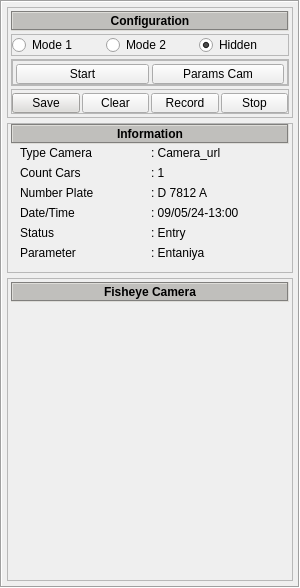
       <widget class="QFrame" name="frame_4">
        <property name="minimumSize">
         <size>
          <width>300</width>
          <height>50</height>
         </size>
        </property>
        <property name="maximumSize">
         <size>
          <width>300</width>
          <height>850</height>
         </size>
        </property>
        <property name="frameShape">
         <enum>QFrame::Box</enum>
        </property>
        <property name="frameShadow">
         <enum>QFrame::Sunken</enum>
        </property>
        <layout class="QVBoxLayout" name="verticalLayout_14">
         <property name="spacing">
          <number>5</number>
         </property>
         <property name="leftMargin">
          <number>5</number>
         </property>
         <property name="topMargin">
          <number>5</number>
         </property>
         <property name="rightMargin">
          <number>5</number>
         </property>
         <property name="bottomMargin">
          <number>5</number>
         </property>
         <item>
          <widget class="QFrame" name="frame_15">
           <property name="minimumSize">
            <size>
             <width>0</width>
             <height>0</height>
            </size>
           </property>
           <property name="maximumSize">
            <size>
             <width>16777215</width>
             <height>120</height>
            </size>
           </property>
           <property name="frameShape">
            <enum>QFrame::StyledPanel</enum>
           </property>
           <property name="frameShadow">
            <enum>QFrame::Raised</enum>
           </property>
           <layout class="QVBoxLayout" name="verticalLayout_6">
            <property name="spacing">
             <number>3</number>
            </property>
            <property name="leftMargin">
             <number>3</number>
            </property>
            <property name="topMargin">
             <number>3</number>
            </property>
            <property name="rightMargin">
             <number>3</number>
            </property>
            <property name="bottomMargin">
             <number>3</number>
            </property>
            <item>
             <widget class="QLabel" name="label_14">
              <property name="minimumSize">
               <size>
                <width>0</width>
                <height>20</height>
               </size>
              </property>
              <property name="maximumSize">
               <size>
                <width>16777215</width>
                <height>20</height>
               </size>
              </property>
              <property name="font">
               <font>
                <weight>75</weight>
                <bold>true</bold>
               </font>
              </property>
              <property name="styleSheet">
               <string notr="true">background-color: rgb(192, 191, 188);</string>
              </property>
              <property name="frameShape">
               <enum>QFrame::Box</enum>
              </property>
              <property name="frameShadow">
               <enum>QFrame::Sunken</enum>
              </property>
              <property name="text">
               <string>Configuration</string>
              </property>
              <property name="alignment">
               <set>Qt::AlignCenter</set>
              </property>
             </widget>
            </item>
            <item>
             <widget class="QFrame" name="frame_19">
              <property name="maximumSize">
               <size>
                <width>16777215</width>
                <height>30</height>
               </size>
              </property>
              <property name="frameShape">
               <enum>QFrame::StyledPanel</enum>
              </property>
              <property name="frameShadow">
               <enum>QFrame::Raised</enum>
              </property>
              <layout class="QHBoxLayout" name="horizontalLayout_9">
               <property name="spacing">
                <number>5</number>
               </property>
               <property name="leftMargin">
                <number>0</number>
               </property>
               <property name="topMargin">
                <number>0</number>
               </property>
               <property name="rightMargin">
                <number>0</number>
               </property>
               <property name="bottomMargin">
                <number>0</number>
               </property>
               <item>
                <widget class="QRadioButton" name="btn_radio_mode1">
                 <property name="text">
                  <string>Mode 1</string>
                 </property>
                </widget>
               </item>
               <item>
                <widget class="QRadioButton" name="btn_radio_mode2">
                 <property name="text">
                  <string>Mode 2</string>
                 </property>
                </widget>
               </item>
               <item>
                <widget class="QRadioButton" name="btn_radio_hidden">
                 <property name="text">
                  <string>Hidden</string>
                 </property>
                 <property name="checkable">
                  <bool>true</bool>
                 </property>
                 <property name="checked">
                  <bool>true</bool>
                 </property>
                 <property name="autoRepeat">
                  <bool>false</bool>
                 </property>
                </widget>
               </item>
              </layout>
             </widget>
            </item>
            <item>
             <widget class="QFrame" name="frame_13">
              <property name="frameShape">
               <enum>QFrame::StyledPanel</enum>
              </property>
              <property name="frameShadow">
               <enum>QFrame::Raised</enum>
              </property>
              <layout class="QHBoxLayout" name="horizontalLayout_11">
               <property name="spacing">
                <number>5</number>
               </property>
               <property name="leftMargin">
                <number>0</number>
               </property>
               <property name="topMargin">
                <number>0</number>
               </property>
               <property name="rightMargin">
                <number>0</number>
               </property>
               <property name="bottomMargin">
                <number>0</number>
               </property>
               <item>
                <widget class="QFrame" name="frame_18">
                 <property name="frameShape">
                  <enum>QFrame::StyledPanel</enum>
                 </property>
                 <property name="frameShadow">
                  <enum>QFrame::Raised</enum>
                 </property>
                 <layout class="QHBoxLayout" name="horizontalLayout_3">
                  <property name="spacing">
                   <number>3</number>
                  </property>
                  <property name="leftMargin">
                   <number>3</number>
                  </property>
                  <property name="topMargin">
                   <number>3</number>
                  </property>
                  <property name="rightMargin">
                   <number>3</number>
                  </property>
                  <property name="bottomMargin">
                   <number>0</number>
                  </property>
                  <item>
                   <widget class="QPushButton" name="btn_start">
                    <property name="minimumSize">
                     <size>
                      <width>0</width>
                      <height>0</height>
                     </size>
                    </property>
                    <property name="maximumSize">
                     <size>
                      <width>16777215</width>
                      <height>20</height>
                     </size>
                    </property>
                    <property name="styleSheet">
                     <string notr="true"/>
                    </property>
                    <property name="text">
                     <string>Start</string>
                    </property>
                   </widget>
                  </item>
                  <item>
                   <widget class="QPushButton" name="btn_params_cam">
                    <property name="minimumSize">
                     <size>
                      <width>0</width>
                      <height>0</height>
                     </size>
                    </property>
                    <property name="maximumSize">
                     <size>
                      <width>16777215</width>
                      <height>20</height>
                     </size>
                    </property>
                    <property name="styleSheet">
                     <string notr="true"/>
                    </property>
                    <property name="text">
                     <string>Params Cam</string>
                    </property>
                   </widget>
                  </item>
                 </layout>
                </widget>
               </item>
              </layout>
             </widget>
            </item>
            <item>
             <widget class="QFrame" name="frame_9">
              <property name="frameShape">
               <enum>QFrame::StyledPanel</enum>
              </property>
              <property name="frameShadow">
               <enum>QFrame::Raised</enum>
              </property>
              <layout class="QHBoxLayout" name="horizontalLayout_13">
               <property name="spacing">
                <number>2</number>
               </property>
               <property name="leftMargin">
                <number>0</number>
               </property>
               <property name="topMargin">
                <number>3</number>
               </property>
               <property name="rightMargin">
                <number>0</number>
               </property>
               <property name="bottomMargin">
                <number>0</number>
               </property>
               <item>
                <widget class="QPushButton" name="btn_save">
                 <property name="minimumSize">
                  <size>
                   <width>0</width>
                   <height>0</height>
                  </size>
                 </property>
                 <property name="maximumSize">
                  <size>
                   <width>16777215</width>
                   <height>20</height>
                  </size>
                 </property>
                 <property name="styleSheet">
                  <string notr="true">background-color: rgb(222, 221, 218);</string>
                 </property>
                 <property name="text">
                  <string>Save</string>
                 </property>
                </widget>
               </item>
               <item>
                <widget class="QPushButton" name="btn_clear">
                 <property name="minimumSize">
                  <size>
                   <width>0</width>
                   <height>0</height>
                  </size>
                 </property>
                 <property name="maximumSize">
                  <size>
                   <width>16777215</width>
                   <height>20</height>
                  </size>
                 </property>
                 <property name="styleSheet">
                  <string notr="true"/>
                 </property>
                 <property name="text">
                  <string>Clear</string>
                 </property>
                </widget>
               </item>
               <item>
                <widget class="QPushButton" name="btn_record">
                 <property name="minimumSize">
                  <size>
                   <width>0</width>
                   <height>0</height>
                  </size>
                 </property>
                 <property name="maximumSize">
                  <size>
                   <width>16777215</width>
                   <height>20</height>
                  </size>
                 </property>
                 <property name="text">
                  <string>Record</string>
                 </property>
                </widget>
               </item>
               <item>
                <widget class="QPushButton" name="btn_stop">
                 <property name="minimumSize">
                  <size>
                   <width>0</width>
                   <height>0</height>
                  </size>
                 </property>
                 <property name="maximumSize">
                  <size>
                   <width>16777215</width>
                   <height>20</height>
                  </size>
                 </property>
                 <property name="text">
                  <string>Stop</string>
                 </property>
                </widget>
               </item>
              </layout>
             </widget>
            </item>
           </layout>
          </widget>
         </item>
         <item>
          <widget class="QFrame" name="frame_5">
           <property name="maximumSize">
            <size>
             <width>16777215</width>
             <height>150</height>
            </size>
           </property>
           <property name="frameShape">
            <enum>QFrame::StyledPanel</enum>
           </property>
           <property name="frameShadow">
            <enum>QFrame::Raised</enum>
           </property>
           <layout class="QVBoxLayout" name="verticalLayout_8">
            <property name="spacing">
             <number>0</number>
            </property>
            <property name="leftMargin">
             <number>3</number>
            </property>
            <property name="topMargin">
             <number>0</number>
            </property>
            <property name="rightMargin">
             <number>3</number>
            </property>
            <property name="bottomMargin">
             <number>3</number>
            </property>
            <item>
             <widget class="QLabel" name="label_9">
              <property name="minimumSize">
               <size>
                <width>0</width>
                <height>20</height>
               </size>
              </property>
              <property name="maximumSize">
               <size>
                <width>16777215</width>
                <height>20</height>
               </size>
              </property>
              <property name="font">
               <font>
                <weight>75</weight>
                <bold>true</bold>
               </font>
              </property>
              <property name="styleSheet">
               <string notr="true">background-color: rgb(192, 191, 188);</string>
              </property>
              <property name="frameShape">
               <enum>QFrame::Box</enum>
              </property>
              <property name="frameShadow">
               <enum>QFrame::Sunken</enum>
              </property>
              <property name="text">
               <string>Information</string>
              </property>
              <property name="alignment">
               <set>Qt::AlignCenter</set>
              </property>
             </widget>
            </item>
            <item>
             <widget class="QFrame" name="frame_16">
              <property name="minimumSize">
               <size>
                <width>0</width>
                <height>0</height>
               </size>
              </property>
              <property name="maximumSize">
               <size>
                <width>16777215</width>
                <height>16777215</height>
               </size>
              </property>
              <property name="frameShape">
               <enum>QFrame::NoFrame</enum>
              </property>
              <property name="frameShadow">
               <enum>QFrame::Raised</enum>
              </property>
              <layout class="QVBoxLayout" name="verticalLayout_5">
               <property name="topMargin">
                <number>2</number>
               </property>
               <item>
                <widget class="QFrame" name="frame_17">
                 <property name="frameShape">
                  <enum>QFrame::NoFrame</enum>
                 </property>
                 <property name="frameShadow">
                  <enum>QFrame::Raised</enum>
                 </property>
                 <layout class="QHBoxLayout" name="horizontalLayout_14">
                  <property name="spacing">
                   <number>1</number>
                  </property>
                  <property name="leftMargin">
                   <number>0</number>
                  </property>
                  <property name="topMargin">
                   <number>0</number>
                  </property>
                  <property name="rightMargin">
                   <number>0</number>
                  </property>
                  <property name="bottomMargin">
                   <number>0</number>
                  </property>
                  <item>
                   <widget class="QLabel" name="label_11">
                    <property name="text">
                     <string>Type Camera</string>
                    </property>
                   </widget>
                  </item>
                  <item>
                   <widget class="QLabel" name="label_info_media_type">
                    <property name="text">
                     <string>: Camera_url</string>
                    </property>
                   </widget>
                  </item>
                 </layout>
                </widget>
               </item>
               <item>
                <widget class="QFrame" name="frame_27">
                 <property name="frameShape">
                  <enum>QFrame::NoFrame</enum>
                 </property>
                 <property name="frameShadow">
                  <enum>QFrame::Raised</enum>
                 </property>
                 <layout class="QHBoxLayout" name="horizontalLayout_19">
                  <property name="spacing">
                   <number>1</number>
                  </property>
                  <property name="leftMargin">
                   <number>0</number>
                  </property>
                  <property name="topMargin">
                   <number>0</number>
                  </property>
                  <property name="rightMargin">
                   <number>0</number>
                  </property>
                  <property name="bottomMargin">
                   <number>0</number>
                  </property>
                  <item>
                   <widget class="QLabel" name="label_23">
                    <property name="text">
                     <string>Count Cars  </string>
                    </property>
                   </widget>
                  </item>
                  <item>
                   <widget class="QLabel" name="label_24">
                    <property name="text">
                     <string>: 1</string>
                    </property>
                   </widget>
                  </item>
                 </layout>
                </widget>
               </item>
               <item>
                <widget class="QFrame" name="frame_20">
                 <property name="frameShape">
                  <enum>QFrame::NoFrame</enum>
                 </property>
                 <property name="frameShadow">
                  <enum>QFrame::Raised</enum>
                 </property>
                 <layout class="QHBoxLayout" name="horizontalLayout_15">
                  <property name="spacing">
                   <number>1</number>
                  </property>
                  <property name="leftMargin">
                   <number>0</number>
                  </property>
                  <property name="topMargin">
                   <number>0</number>
                  </property>
                  <property name="rightMargin">
                   <number>0</number>
                  </property>
                  <property name="bottomMargin">
                   <number>0</number>
                  </property>
                  <item>
                   <widget class="QLabel" name="label_16">
                    <property name="text">
                     <string>Number Plate </string>
                    </property>
                   </widget>
                  </item>
                  <item>
                   <widget class="QLabel" name="label_15">
                    <property name="text">
                     <string>: D 7812 A</string>
                    </property>
                   </widget>
                  </item>
                 </layout>
                </widget>
               </item>
               <item>
                <widget class="QFrame" name="frame_21">
                 <property name="frameShape">
                  <enum>QFrame::NoFrame</enum>
                 </property>
                 <property name="frameShadow">
                  <enum>QFrame::Raised</enum>
                 </property>
                 <layout class="QHBoxLayout" name="horizontalLayout_16">
                  <property name="spacing">
                   <number>1</number>
                  </property>
                  <property name="leftMargin">
                   <number>0</number>
                  </property>
                  <property name="topMargin">
                   <number>0</number>
                  </property>
                  <property name="rightMargin">
                   <number>0</number>
                  </property>
                  <property name="bottomMargin">
                   <number>0</number>
                  </property>
                  <item>
                   <widget class="QLabel" name="label_18">
                    <property name="text">
                     <string>Date/Time </string>
                    </property>
                   </widget>
                  </item>
                  <item>
                   <widget class="QLabel" name="label_20">
                    <property name="text">
                     <string>: 09/05/24-13:00</string>
                    </property>
                   </widget>
                  </item>
                 </layout>
                </widget>
               </item>
               <item>
                <widget class="QFrame" name="frame_22">
                 <property name="frameShape">
                  <enum>QFrame::NoFrame</enum>
                 </property>
                 <property name="frameShadow">
                  <enum>QFrame::Raised</enum>
                 </property>
                 <layout class="QHBoxLayout" name="horizontalLayout_17">
                  <property name="spacing">
                   <number>1</number>
                  </property>
                  <property name="leftMargin">
                   <number>0</number>
                  </property>
                  <property name="topMargin">
                   <number>0</number>
                  </property>
                  <property name="rightMargin">
                   <number>0</number>
                  </property>
                  <property name="bottomMargin">
                   <number>0</number>
                  </property>
                  <item>
                   <widget class="QLabel" name="label_19">
                    <property name="text">
                     <string>Status</string>
                    </property>
                   </widget>
                  </item>
                  <item>
                   <widget class="QLabel" name="label_info_media_path">
                    <property name="text">
                     <string>: Entry</string>
                    </property>
                   </widget>
                  </item>
                 </layout>
                </widget>
               </item>
               <item>
                <widget class="QFrame" name="frame_26">
                 <property name="frameShape">
                  <enum>QFrame::NoFrame</enum>
                 </property>
                 <property name="frameShadow">
                  <enum>QFrame::Raised</enum>
                 </property>
                 <layout class="QHBoxLayout" name="horizontalLayout_18">
                  <property name="spacing">
                   <number>1</number>
                  </property>
                  <property name="leftMargin">
                   <number>0</number>
                  </property>
                  <property name="topMargin">
                   <number>0</number>
                  </property>
                  <property name="rightMargin">
                   <number>0</number>
                  </property>
                  <property name="bottomMargin">
                   <number>0</number>
                  </property>
                  <item>
                   <widget class="QLabel" name="label_21">
                    <property name="text">
                     <string>Parameter</string>
                    </property>
                   </widget>
                  </item>
                  <item>
                   <widget class="QLabel" name="label_info_parameter_used">
                    <property name="text">
                     <string>: Entaniya</string>
                    </property>
                   </widget>
                  </item>
                 </layout>
                </widget>
               </item>
              </layout>
             </widget>
            </item>
           </layout>
          </widget>
         </item>
         <item>
          <widget class="QFrame" name="frame_7">
           <property name="minimumSize">
            <size>
             <width>0</width>
             <height>0</height>
            </size>
           </property>
           <property name="frameShape">
            <enum>QFrame::StyledPanel</enum>
           </property>
           <property name="frameShadow">
            <enum>QFrame::Raised</enum>
           </property>
           <layout class="QVBoxLayout" name="verticalLayout_10">
            <property name="spacing">
             <number>5</number>
            </property>
            <property name="leftMargin">
             <number>3</number>
            </property>
            <property name="topMargin">
             <number>3</number>
            </property>
            <property name="rightMargin">
             <number>3</number>
            </property>
            <property name="bottomMargin">
             <number>3</number>
            </property>
            <item>
             <widget class="QLabel" name="label_13">
              <property name="minimumSize">
               <size>
                <width>0</width>
                <height>20</height>
               </size>
              </property>
              <property name="maximumSize">
               <size>
                <width>16777215</width>
                <height>20</height>
               </size>
              </property>
              <property name="font">
               <font>
                <weight>75</weight>
                <bold>true</bold>
               </font>
              </property>
              <property name="styleSheet">
               <string notr="true">background-color: rgb(192, 191, 188);</string>
              </property>
              <property name="frameShape">
               <enum>QFrame::Box</enum>
              </property>
              <property name="frameShadow">
               <enum>QFrame::Sunken</enum>
              </property>
              <property name="text">
               <string>Fisheye Camera</string>
              </property>
              <property name="alignment">
               <set>Qt::AlignCenter</set>
              </property>
             </widget>
            </item>
            <item>
             <widget class="QLabel" name="vidio_fisheye">
              <property name="minimumSize">
               <size>
                <width>0</width>
                <height>270</height>
               </size>
              </property>
              <property name="maximumSize">
               <size>
                <width>16777215</width>
                <height>16777215</height>
               </size>
              </property>
              <property name="text">
               <string/>
              </property>
             </widget>
            </item>
           </layout>
          </widget>
         </item>
        </layout>
       </widget>
